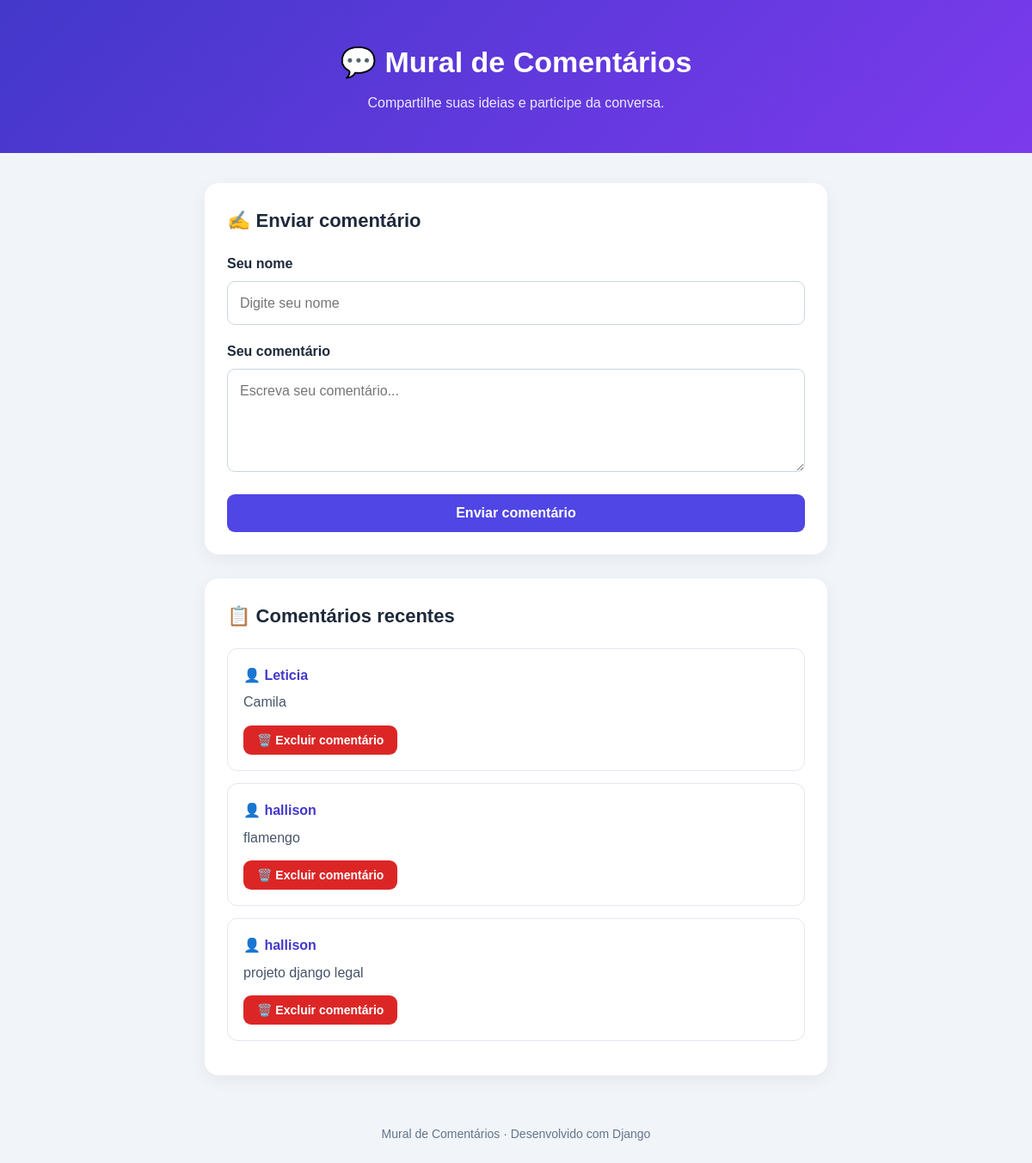
/, run on an earlier commit of the app's database.
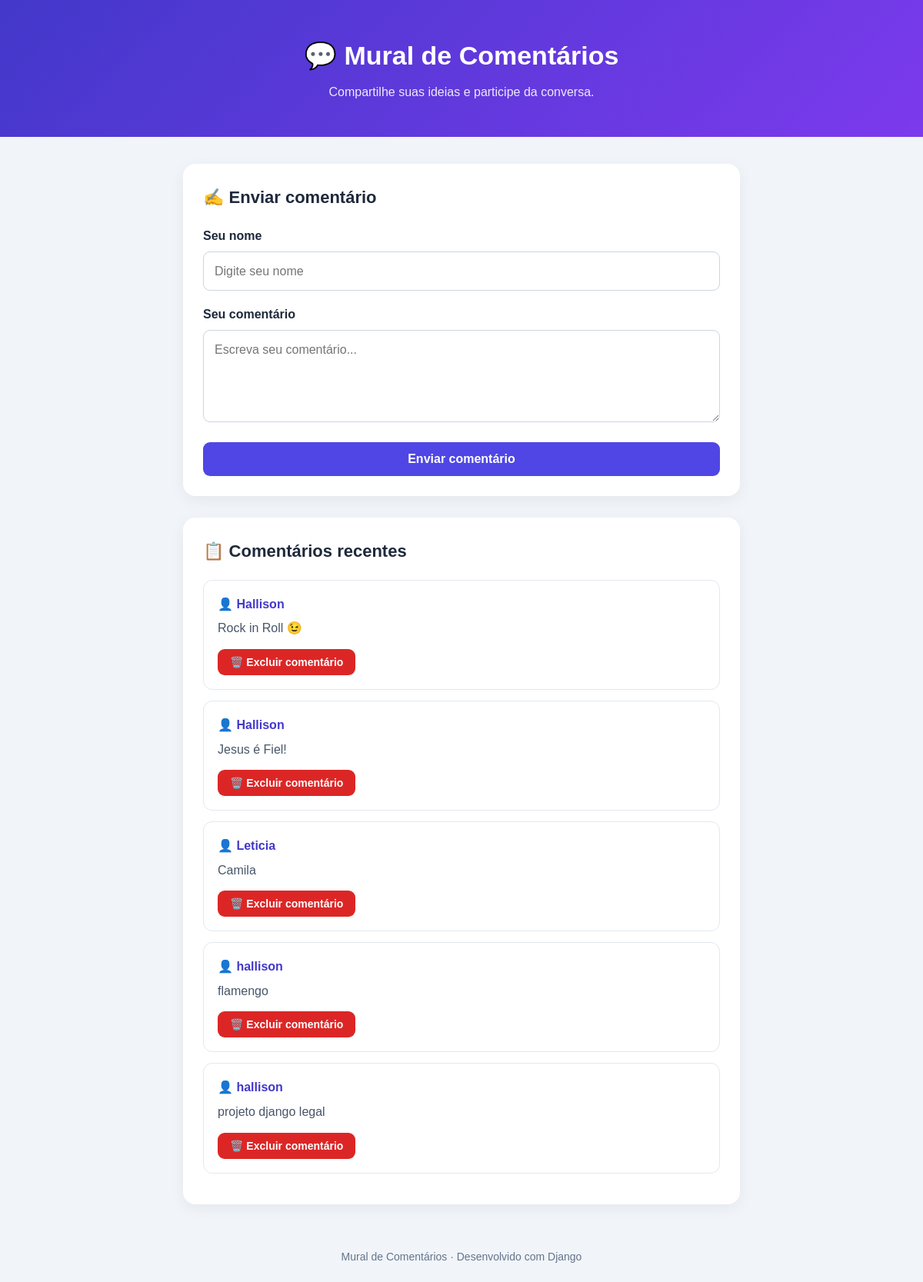
And on a later commit of the database.
### comentarios/models.py (models this page shows, shortened)
class Comentario(models.Model):
    autor = models.CharField(
        max_length=100
    )  # Nome do autor do comentário
    texto = models.TextField()  # Conteúdo do comentário
    data_criacao = models.DateTimeField(
        auto_now_add=True
    )  # Data e hora de criação preenchidas automaticamente

### comentarios/views.py (the view)
# urls.py: path('', salvar_comentario, name='salvar_comentario'),
def salvar_comentario(request):
    if request.method == 'POST':
        autor = request.POST.get('autor')
        texto = request.POST.get('texto')
        comentario = Comentario(autor=autor, texto=texto)
        comentario.save()
        return redirect('salvar_comentario')
    comentarios = Comentario.objects.all().order_by('-data_criacao')
    return render(
        request,
        'comentarios/formulario.html',
        {'comentarios': comentarios}
    )

### comentarios/templates/comentarios/formulario.html (shortened to what this page needs)
<!DOCTYPE html>
<html lang="pt-br">
<head>
</head>
<body>
    <header>
        <h1>💬 Mural de Comentários</h1>
        <p>Compartilhe suas ideias e participe da conversa.</p>
    </header>
    <main>
        <section class="card">
            <h2>✍️ Enviar comentário</h2>
            <form method="POST" action="{% url 'salvar_comentario' %}">
                <label for="autor">Seu nome</label>
                <input
                    type="text"
                    id="autor"
                    name="autor"
                    placeholder="Digite seu nome"
                    maxlength="100"
                    required
                >
                <label for="texto">Seu comentário</label>
                <textarea
                    id="texto"
                    name="texto"
                    placeholder="Escreva seu comentário..."
                    required
                ></textarea>
                <button type="submit">Enviar comentário</button>
            </form>
        </section>
        <section class="card">
            <h2>📋 Comentários recentes</h2>
            {% for comentario in comentarios %}
                <article class="comentario">
                    <div class="autor">
                        👤 {{ comentario.autor }}
                    </div>
                    <div class="texto">{{ comentario.texto }}</div>
                    <form
                        method="POST"
                        action="{% url 'excluir_comentario' comentario.id %}"
                        onsubmit="return confirm('Tem certeza de que deseja excluir este comentário?');"
                    >
                        <button
                            type="submit"
                            class="botao-excluir"
                        >
                            🗑️ Excluir comentário
                        </button>
                    </form>
                </article>
            {% empty %}
                <p class="vazio">
                    Ainda não há comentários. Seja o primeiro a comentar!
                </p>
            {% endfor %}
        </section>
    </main>
    <footer>
        Mural de Comentários · Desenvolvido com Django
    </footer>
</body>
</html>

What changed in the data, as far as the page shows it:
added Comentario: autor "Hallison", texto "Rock in Roll 😉"
added Comentario: autor "Hallison", texto "Jesus é Fiel!"
